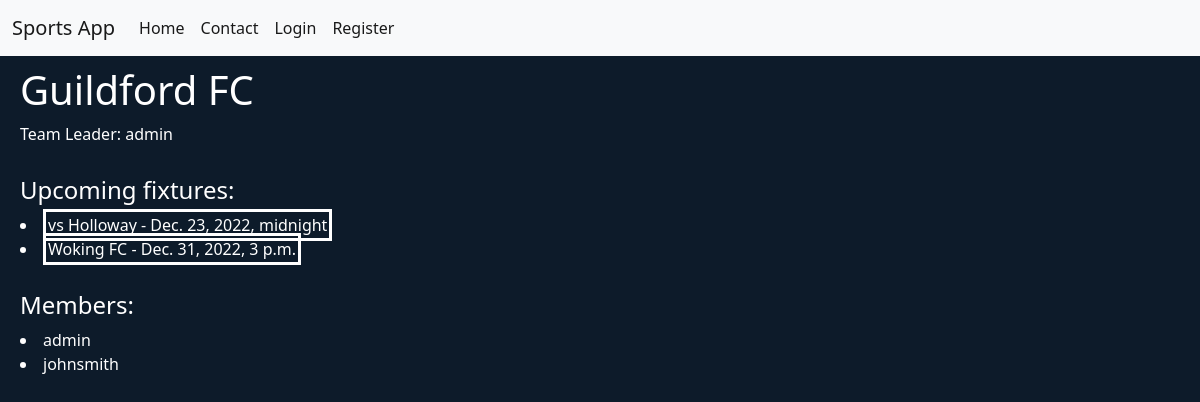
The page /app/team/1 on the database as committed earlier.
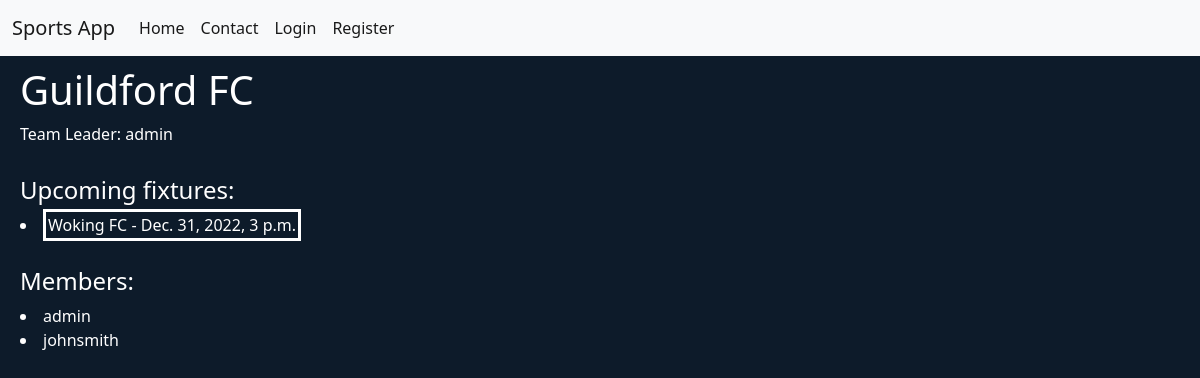
The same page on the database as committed later.
### sportsapp/models.py (models this page shows)
class Team(models.Model):
    name = models.CharField(max_length=100)
    leader = models.IntegerField()

class Fixture(models.Model):
    name = models.CharField(max_length=100)
    date = models.DateTimeField()
    description = models.CharField(max_length=255, null=True)
    location = models.CharField(max_length=255)
    teamID = models.ForeignKey(Team, on_delete=models.CASCADE)

class Member(models.Model):
    userID = models.ForeignKey(User, on_delete=models.CASCADE)
    teamID = models.ForeignKey(Team, on_delete=models.CASCADE)
    teamAdmin = models.BooleanField(default=False)

### sportsapp/views.py (the view, shortened to what this page needs)
# urls.py: path('team/<int:team>', views.teamPage, name='teamPage'),
def teamPage(request, team):
    context = { "team": None, "members": None, "error": None }
    currentTeam = Team.objects.filter(id=team).first()
    if (currentTeam):
        teamID = team
        context["team"] = currentTeam
        leader = User.objects.filter(id=currentTeam.leader).first()
        if (leader):
            context["leader"] = leader
        members = Member.objects.filter(teamID=currentTeam).all()
        if (members):
            context["members"] = members
        fixtures = Fixture.objects.filter(teamID=currentTeam).all().order_by('date')
        if (fixtures):
            context["fixtures"] = fixtures
    return render(request, "team/teamHome.html", context)

### sportsapp/templates/team/teamHome.html (shortened to what this page needs)
{% extends 'base.html' %}
{% load static %}
{% block content %}
    {% if team != None %}
        <h1>{{team.name}}</h1>
        <p>Team Leader: {{leader.username}}</p>
        <div style="margin-top: 30px;">
            <h4>Upcoming fixtures:</h4>
            {% if fixtures != None %}
                {% for fixture in fixtures %}
                    <li><a href="/app/fixture/{{fixture.id}}" class="listButton">{{fixture.name}} - {{fixture.date}}</a></li>
                {% endfor %}
            {% endif %}
        </div>
        <div style="margin-top: 30px;">
            <h4>Members:</h4>
            {% if members != None %}
                {% for member in members %}
                    <li>{{member.userID.username}}</li>
                {% endfor %}
            {% endif %}
        </div>
    {% else %}
        <h1>Team does not exist</h1>
    {% endif %}
{% endblock content %}

### templates/base.html (shortened to what this page needs)
{% load static %}
<!DOCTYPE html>
<html>
    <head>
        <link href="https://cdn.jsdelivr.net/npm/bootstrap@5.2.3/dist/css/bootstrap.min.css" rel="stylesheet">
        <link rel="stylesheet" href="{% static 'css/styles.css' %}">
    </head>
    <body>
        <nav class="navbar navbar-expand-lg bg-light">
            <div class="container-fluid">
              <a class="navbar-brand" href="{% url 'home' %}">Sports App</a>
              <div class="collapse navbar-collapse" id="navbarSupportedContent">
                <ul class="navbar-nav me-auto mb-2 mb-lg-0">
                  <li class="nav-item">
                    <a class="nav-link active" aria-current="page" href="{% url 'home' %}">Home</a>
                  </li>
                  <li class="nav-item">
                    <a class="nav-link active" aria-current="page" href="{% url 'contact' %}">Contact</a>
                  </li>
                  {% if user.is_authenticated %}
                    <li class="nav-item">
                      <a class="nav-link active" aria-current="page" href="{% url 'userHome' %}">Your Home</a>
                    </li>
                    <li class="nav-item">
                      <a class="nav-link active" aria-current="page" href="{% url 'logout' %}">Logout</a>
                    </li>
                  {% else %}
                    <li class="nav-item">
                      <a class="nav-link active" aria-current="page" href="{% url 'login' %}">Login</a>
                    </li>
                    <li class="nav-item">
                      <a class="nav-link active" aria-current="page" href="{% url 'register' %}">Register</a>
                    </li>
                  {% endif %}
                </ul>
              </div>
            </div>
          </nav>
        <div class="content">
          {% block content %}
          {% endblock content %}
        </div>
    </body>
</html>

### static/css/styles.css (style rules this page uses)
.content { margin-left: 20px; margin-top: 10px; }
body { background-color: #0D1B2A; color: white; }
.listButton:link { color: white; }
.listButton { color: white; text-decoration: none; padding: 2px; border-color: white; border-style: solid; }

Rows that differ between the two databases and show on the page:
removed Fixture: name "vs Holloway", date "Dec. 23, 2022, midnight"
